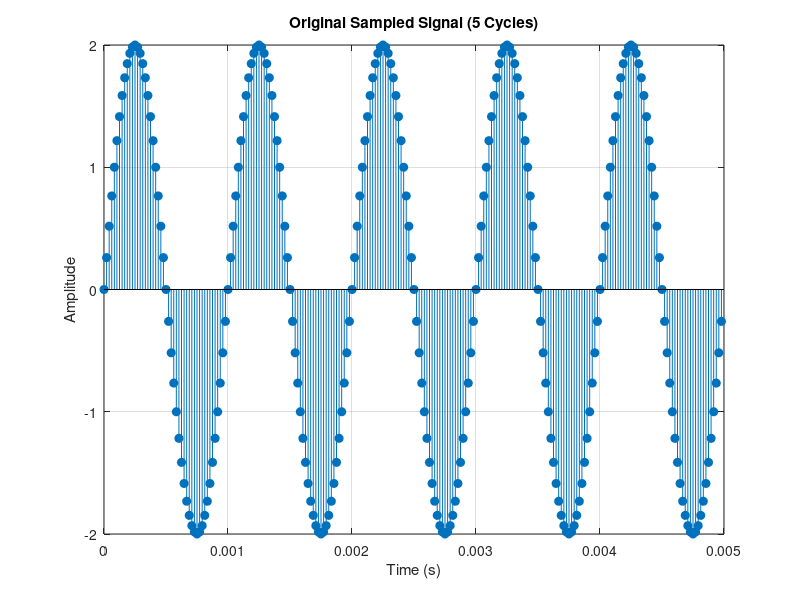

Source code (MATLAB): (Note: this script raises an error after producing the figure.)
f  = 1000;
Fs = 48000;
A  = 2;

t = 0:1/Fs:1-1/Fs;
x = A*sin(2*pi*f*t);

T = 1/f;
N = round(5*T*Fs);

figure;
stem(t(1:N), x(1:N), 'filled');
xlabel('Time (s)');
ylabel('Amplitude');
title('Original Sampled Signal (5 Cycles)');
grid on;
op1_Q3_14 = fix(x * 2^14);
op2_Q5_12 = fix(x * 2^12);

writematrix(op1_Q3_14', "op1_Q3_14.txt");
writematrix(op2_Q5_12', "op2_Q5_12.txt");
writematrix(x', "original_signal.txt");
